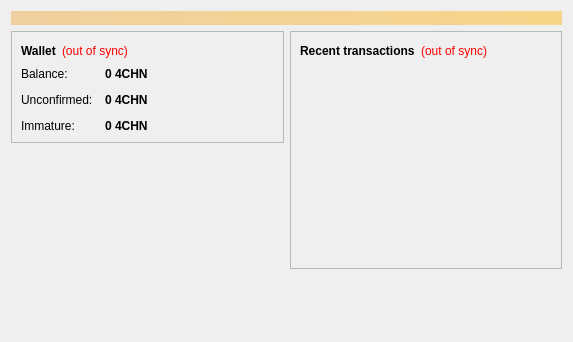
<?xml version="1.0" encoding="UTF-8"?>
<ui version="4.0">
 <class>OverviewPage</class>
 <widget class="QWidget" name="OverviewPage">
  <property name="geometry">
   <rect>
    <x>0</x>
    <y>0</y>
    <width>573</width>
    <height>342</height>
   </rect>
  </property>
  <property name="windowTitle">
   <string>Form</string>
  </property>
  <layout class="QVBoxLayout" name="topLayout">
   <item>
    <widget class="QLabel" name="labelAlerts">
     <property name="visible">
      <bool>false</bool>
     </property>
     <property name="styleSheet">
      <string notr="true">background-color: qlineargradient(x1: 0, y1: 0, x2: 1, y2: 0, stop:0 #F0D0A0, stop:1 #F8D488); color:#000000;</string>
     </property>
     <property name="wordWrap">
      <bool>true</bool>
     </property>
     <property name="margin">
      <number>3</number>
     </property>
    </widget>
   </item>
   <item>
    <layout class="QHBoxLayout" name="horizontalLayout" stretch="1,1">
     <item>
      <layout class="QVBoxLayout" name="verticalLayout_2">
       <item>
        <widget class="QFrame" name="frame">
         <property name="frameShape">
          <enum>QFrame::StyledPanel</enum>
         </property>
         <property name="frameShadow">
          <enum>QFrame::Raised</enum>
         </property>
         <layout class="QVBoxLayout" name="verticalLayout_4">
          <item>
           <layout class="QHBoxLayout" name="horizontalLayout_4">
            <item>
             <widget class="QLabel" name="label_5">
              <property name="font">
               <font>
                <weight>75</weight>
                <bold>true</bold>
               </font>
              </property>
              <property name="text">
               <string>Wallet</string>
              </property>
             </widget>
            </item>
            <item>
             <widget class="QLabel" name="labelWalletStatus">
              <property name="toolTip">
               <string>The displayed information may be out of date. Your wallet automatically synchronizes with the ChanCoin network after a connection is established, but this process has not completed yet.</string>
              </property>
              <property name="styleSheet">
               <string notr="true">QLabel { color: red; }</string>
              </property>
              <property name="text">
               <string notr="true">(out of sync)</string>
              </property>
              <property name="alignment">
               <set>Qt::AlignLeading|Qt::AlignLeft|Qt::AlignVCenter</set>
              </property>
             </widget>
            </item>
            <item>
             <spacer name="horizontalSpacer_2">
              <property name="orientation">
               <enum>Qt::Horizontal</enum>
              </property>
              <property name="sizeHint" stdset="0">
               <size>
                <width>40</width>
                <height>20</height>
               </size>
              </property>
             </spacer>
            </item>
           </layout>
          </item>
          <item>
           <layout class="QFormLayout" name="formLayout_2">
            <property name="fieldGrowthPolicy">
             <enum>QFormLayout::AllNonFixedFieldsGrow</enum>
            </property>
            <property name="horizontalSpacing">
             <number>12</number>
            </property>
            <property name="verticalSpacing">
             <number>12</number>
            </property>
            <item row="0" column="0">
             <widget class="QLabel" name="label">
              <property name="text">
               <string>Balance:</string>
              </property>
             </widget>
            </item>
            <item row="0" column="1">
             <widget class="QLabel" name="labelBalance">
              <property name="font">
               <font>
                <weight>75</weight>
                <bold>true</bold>
               </font>
              </property>
              <property name="cursor">
               <cursorShape>IBeamCursor</cursorShape>
              </property>
              <property name="toolTip">
               <string>Your current balance</string>
              </property>
              <property name="text">
               <string notr="true">0 4CHN</string>
              </property>
              <property name="textInteractionFlags">
               <set>Qt::LinksAccessibleByMouse|Qt::TextSelectableByKeyboard|Qt::TextSelectableByMouse</set>
              </property>
             </widget>
            </item>
            <item row="1" column="0">
             <widget class="QLabel" name="label_3">
              <property name="text">
               <string>Unconfirmed:</string>
              </property>
             </widget>
            </item>
            <item row="1" column="1">
             <widget class="QLabel" name="labelUnconfirmed">
              <property name="font">
               <font>
                <weight>75</weight>
                <bold>true</bold>
               </font>
              </property>
              <property name="cursor">
               <cursorShape>IBeamCursor</cursorShape>
              </property>
              <property name="toolTip">
               <string>Total of transactions that have yet to be confirmed, and do not yet count toward the current balance</string>
              </property>
              <property name="text">
               <string notr="true">0 4CHN</string>
              </property>
              <property name="textInteractionFlags">
               <set>Qt::LinksAccessibleByMouse|Qt::TextSelectableByKeyboard|Qt::TextSelectableByMouse</set>
              </property>
             </widget>
            </item>
            <item row="2" column="0">
             <widget class="QLabel" name="labelImmatureText">
              <property name="text">
               <string>Immature:</string>
              </property>
             </widget>
            </item>
            <item row="2" column="1">
             <widget class="QLabel" name="labelImmature">
              <property name="font">
               <font>
                <weight>75</weight>
                <bold>true</bold>
               </font>
              </property>
              <property name="toolTip">
               <string>Mined balance that has not yet matured</string>
              </property>
              <property name="text">
               <string notr="true">0 4CHN</string>
              </property>
              <property name="textInteractionFlags">
               <set>Qt::LinksAccessibleByMouse|Qt::TextSelectableByKeyboard|Qt::TextSelectableByMouse</set>
              </property>
             </widget>
            </item>
           </layout>
          </item>
         </layout>
        </widget>
       </item>
       <item>
        <spacer name="verticalSpacer">
         <property name="orientation">
          <enum>Qt::Vertical</enum>
         </property>
         <property name="sizeHint" stdset="0">
          <size>
           <width>20</width>
           <height>40</height>
          </size>
         </property>
        </spacer>
       </item>
      </layout>
     </item>
     <item>
      <layout class="QVBoxLayout" name="verticalLayout_3">
       <item>
        <widget class="QFrame" name="frame_2">
         <property name="frameShape">
          <enum>QFrame::StyledPanel</enum>
         </property>
         <property name="frameShadow">
          <enum>QFrame::Raised</enum>
         </property>
         <layout class="QVBoxLayout" name="verticalLayout">
          <item>
           <layout class="QHBoxLayout" name="horizontalLayout_2">
            <item>
             <widget class="QLabel" name="label_4">
              <property name="text">
               <string>&lt;b&gt;Recent transactions&lt;/b&gt;</string>
              </property>
             </widget>
            </item>
            <item>
             <widget class="QLabel" name="labelTransactionsStatus">
              <property name="toolTip">
               <string>The displayed information may be out of date. Your wallet automatically synchronizes with the ChanCoin network after a connection is established, but this process has not completed yet.</string>
              </property>
              <property name="styleSheet">
               <string notr="true">QLabel { color: red; }</string>
              </property>
              <property name="text">
               <string notr="true">(out of sync)</string>
              </property>
              <property name="alignment">
               <set>Qt::AlignRight|Qt::AlignTrailing|Qt::AlignVCenter</set>
              </property>
             </widget>
            </item>
            <item>
             <spacer name="horizontalSpacer">
              <property name="orientation">
               <enum>Qt::Horizontal</enum>
              </property>
              <property name="sizeHint" stdset="0">
               <size>
                <width>40</width>
                <height>20</height>
               </size>
              </property>
             </spacer>
            </item>
           </layout>
          </item>
          <item>
           <widget class="QListView" name="listTransactions">
            <property name="styleSheet">
             <string notr="true">QListView { background: transparent; }</string>
            </property>
            <property name="frameShape">
             <enum>QFrame::NoFrame</enum>
            </property>
            <property name="verticalScrollBarPolicy">
             <enum>Qt::ScrollBarAlwaysOff</enum>
            </property>
            <property name="horizontalScrollBarPolicy">
             <enum>Qt::ScrollBarAlwaysOff</enum>
            </property>
            <property name="selectionMode">
             <enum>QAbstractItemView::NoSelection</enum>
            </property>
           </widget>
          </item>
         </layout>
        </widget>
       </item>
       <item>
        <spacer name="verticalSpacer_2">
         <property name="orientation">
          <enum>Qt::Vertical</enum>
         </property>
         <property name="sizeHint" stdset="0">
          <size>
           <width>20</width>
           <height>40</height>
          </size>
         </property>
        </spacer>
       </item>
      </layout>
     </item>
    </layout>
   </item>
  </layout>
 </widget>
 <resources/>
 <connections/>
</ui>
